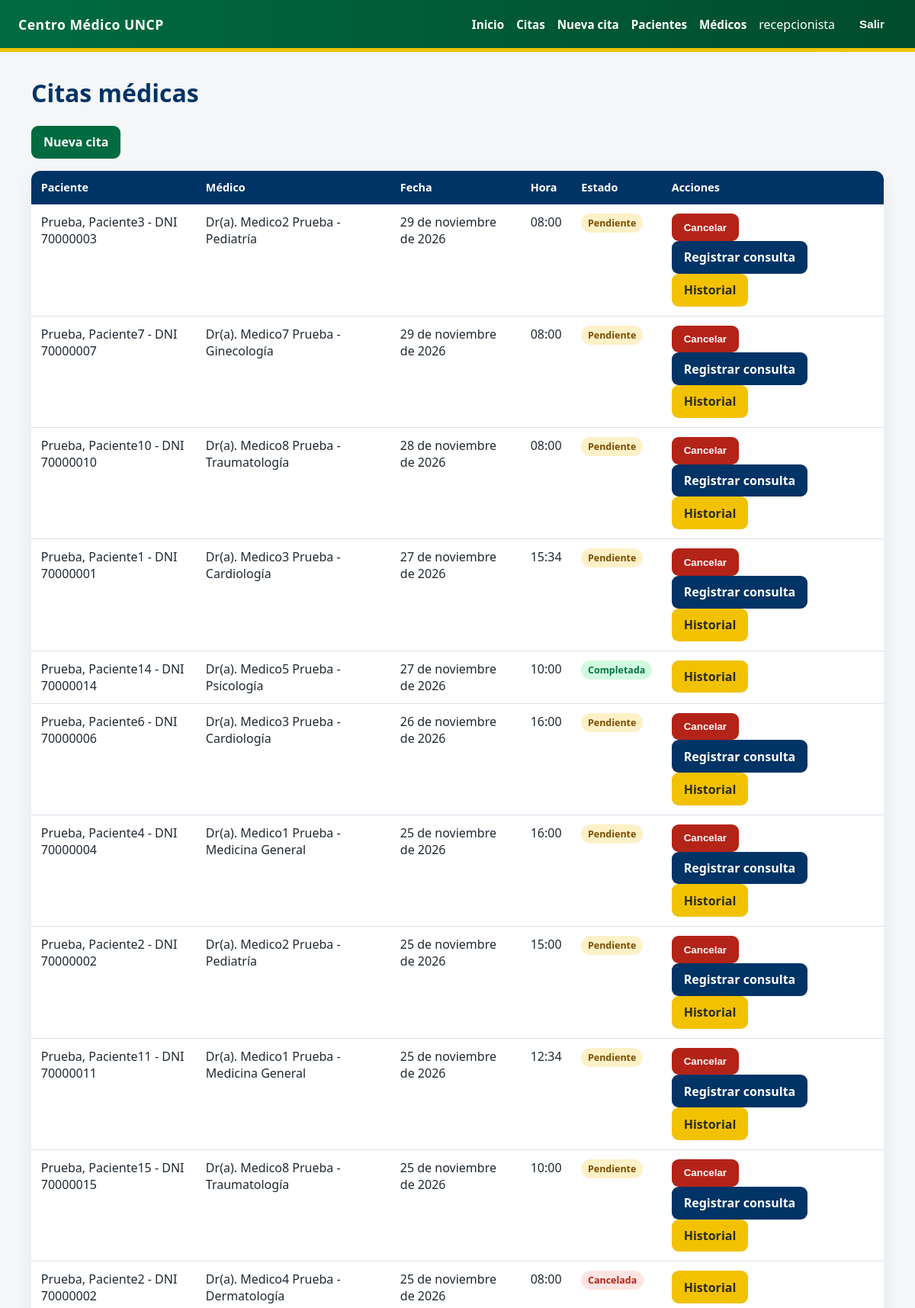
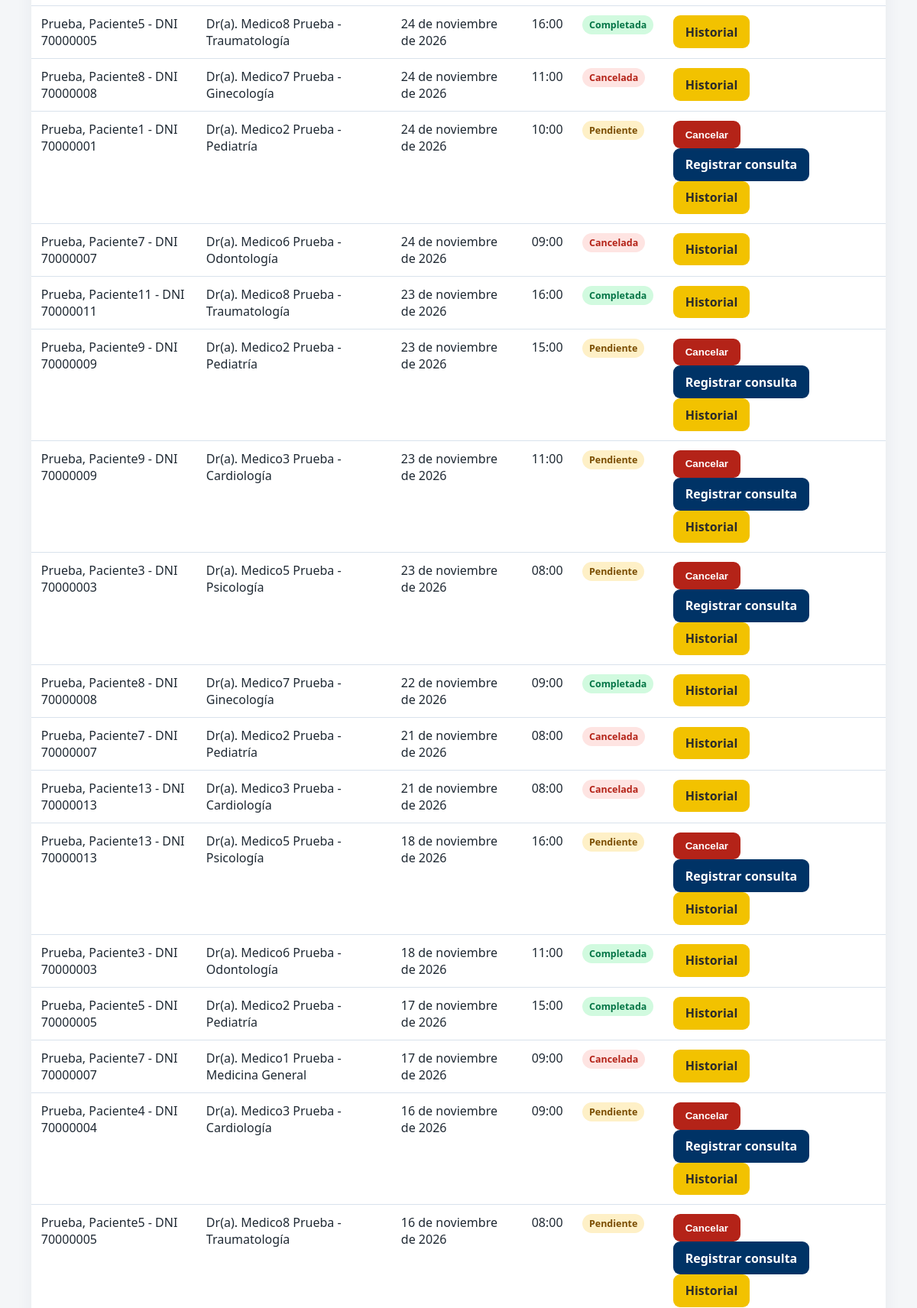
The page /citas/ (signed in, upper part) on the database its author committed (2 pictures, top to bottom).
### clinica/models.py (models this page shows, shortened)
class Cita(models.Model):
    ESTADOS = [
        ("pendiente", "Pendiente"),
        ("completada", "Completada"),
        ("cancelada", "Cancelada"),
        ("ausente", "Ausente"),
    ]
    paciente = models.ForeignKey(Paciente, on_delete=models.CASCADE, related_name="citas")
    medico = models.ForeignKey(Medico, on_delete=models.CASCADE, related_name="citas")
    fecha = models.DateField()
    hora = models.TimeField()
    motivo = models.TextField()
    estado = models.CharField(max_length=20, choices=ESTADOS, default="pendiente")
    creado_por = models.ForeignKey(
        User, on_delete=models.SET_NULL, null=True, blank=True, related_name="citas_creadas"
    )
    creado_en = models.DateTimeField(auto_now_add=True)
    class Meta:
        ordering = ["-fecha", "-hora"]
        permissions = [
            ("agendar_cita", "Puede agendar citas"),
            ("cancelar_cita", "Puede cancelar citas"),
        ]

class Paciente(models.Model):
    TIPO_CHOICES = [
        ("estudiante", "Estudiante"),
        ("docente", "Docente"),
    ]
    usuario = models.OneToOneField(
        User, on_delete=models.SET_NULL, null=True, blank=True, related_name="paciente"
    )
    dni = models.CharField(max_length=8, unique=True)
    nombres = models.CharField(max_length=100)
    apellidos = models.CharField(max_length=100)
    fecha_nacimiento = models.DateField()
    tipo = models.CharField(max_length=20, choices=TIPO_CHOICES)
    codigo_uncp = models.CharField(max_length=20, blank=True)
    email = models.EmailField()
    alergias = models.TextField(blank=True)
    class Meta:
        ordering = ["apellidos", "nombres"]
    def __str__(self):
        return f"{self.apellidos}, {self.nombres} - DNI {self.dni}"

class Medico(models.Model):
    ESPECIALIDADES = [
        ("Medicina General", "Medicina General"),
        ("Pediatría", "Pediatría"),
        ("Cardiología", "Cardiología"),
        ("Dermatología", "Dermatología"),
        ("Psicología", "Psicología"),
        ("Odontología", "Odontología"),
        ("Ginecología", "Ginecología"),
        ("Traumatología", "Traumatología"),
    ]
    usuario = models.OneToOneField(
        User, on_delete=models.SET_NULL, null=True, blank=True, related_name="medico"
    )
    cmp = models.CharField(max_length=10, unique=True)
    especialidad = models.CharField(max_length=50, choices=ESPECIALIDADES)
    horario_atencion = models.CharField(max_length=120, default="L-V 08:00-18:00")
    consultorio = models.CharField(max_length=50)
    class Meta:
        ordering = ["especialidad", "cmp"]
    def __str__(self):
        nombre = self.usuario.get_full_name() if self.usuario else f"CMP {self.cmp}"
        return f"Dr(a). {nombre} - {self.especialidad}"

### clinica/views.py (the view)
# urls.py: path("citas/", CitaListView.as_view(), name="cita_list"),
class CitaListView(LoginRequiredMixin, ListView):
    model = Cita
    template_name = "clinica/cita_list.html"
    context_object_name = "citas"
    def get_queryset(self):
        qs = Cita.objects.select_related(
            "paciente", "medico__usuario"
        ).order_by("-fecha", "-hora")
        u = self.request.user
        if u.is_superuser or u.groups.filter(name__in=["Admins", "Recepcionistas"]).exists():
            return qs
        if u.groups.filter(name="Médicos").exists():
            return qs.filter(medico__usuario=u)
        if u.groups.filter(name="Pacientes").exists():
            return qs.filter(paciente__usuario=u)
        return qs.none()

### clinica/templates/clinica/cita_list.html (shortened to what this page needs)
{% extends "clinica/base.html" %}
{% block content %}
<h1>Citas médicas</h1>
{% if perms.clinica.agendar_cita %}
    <p><a class="btn" href="{% url 'clinica:cita_create' %}">Nueva cita</a></p>
{% endif %}
<table>
    <thead>
        <tr>
            <th>Paciente</th>
            <th>Médico</th>
            <th>Fecha</th>
            <th>Hora</th>
            <th>Estado</th>
            <th>Acciones</th>
        </tr>
    </thead>
    <tbody>
        {% for cita in citas %}
        <tr>
            <td>{{ cita.paciente }}</td>
            <td>{{ cita.medico }}</td>
            <td>{{ cita.fecha }}</td>
            <td>{{ cita.hora }}</td>
            <td>
                <span class="badge badge-{{ cita.estado }}">{{ cita.get_estado_display }}</span>
            </td>
            <td>
                {% if cita.estado == "pendiente" %}
                    <form method="post" action="{% url 'clinica:cita_cancel' cita.pk %}" style="display:inline">
                        <button type="submit" class="btn-danger">Cancelar</button>
                    </form>
                    <a class="btn btn-secondary" href="{% url 'clinica:consulta_create' cita.pk %}">
                        Registrar consulta
                    </a>
                {% endif %}
                <a class="btn btn-warning" href="{% url 'clinica:historial' cita.paciente.pk %}">
                    Historial
                </a>
            </td>
        </tr>
        {% empty %}
        <tr>
            <td colspan="6">No hay citas registradas.</td>
        </tr>
        {% endfor %}
    </tbody>
</table>
{% endblock %}

### clinica/templates/clinica/base.html (shortened to what this page needs)
{% load static %}
<!doctype html>
<html lang="es">
<head>
    <link rel="stylesheet" href="{% static 'clinica/css/estilos.css' %}">
</head>
<body>
    <header class="topbar">
        <div class="brand">Centro Médico UNCP</div>
        <nav class="nav">
            {% if user.is_authenticated %}
                <a href="{% url 'clinica:dashboard' %}">Inicio</a>
                <a href="{% url 'clinica:cita_list' %}">Citas</a>
                {% if perms.clinica.agendar_cita %}
                    <a href="{% url 'clinica:cita_create' %}">Nueva cita</a>
                {% endif %}
                <a href="{% url 'clinica:paciente_list' %}">Pacientes</a>
                <a href="{% url 'clinica:medico_list' %}">Médicos</a>
                <span>{{ user.username }}</span>
                <form method="post" action="{% url 'logout' %}" style="display:inline">
                    <button type="submit" class="link">Salir</button>
                </form>
            {% else %}
                <a href="{% url 'login' %}">Ingresar</a>
            {% endif %}
        </nav>
    </header>
    <main class="container">
        {% block content %}{% endblock %}
    </main>
</body>
</html>

### clinica/static/clinica/css/estilos.css (style rules this page uses)
:root { --uncp-verde: #006B3F; --uncp-verde-oscuro: #004C2C; --uncp-amarillo: #F2C200; --uncp-azul: #003366; --uncp-gris: #F4F6F8; --texto: #1F2933; --borde: #D9E2EC; --peligro: #B42318; --exito: #067647; }
* { box-sizing: border-box; }
body { margin: 0; font-family: "Segoe UI", Arial, sans-serif; background: var(--uncp-gris); color: var(--texto); }
.topbar { background: linear-gradient(90deg, var(--uncp-verde), var(--uncp-verde-oscuro)); color: white; padding: 0.8rem 1.5rem; display: flex; align-items: center; justify-content: space-between; flex-wrap: wrap; border-bottom: 5px solid var(--uncp-amarillo); }
.brand { font-weight: 800; letter-spacing: 0.5px; font-size: 1.1rem; }
.nav { display: flex; gap: 1rem; align-items: center; flex-wrap: wrap; }
.nav a, .nav button.link { color: white; text-decoration: none; font-weight: 600; background: none; border: none; cursor: pointer; font-size: 0.95rem; }
.container { max-width: 1150px; margin: 2rem auto; padding: 0 1rem; }
h1, h2, h3 { color: var(--uncp-azul); margin-top: 0; }
.btn, button { display: inline-block; background: var(--uncp-verde); color: white; border: none; border-radius: 9px; padding: 0.65rem 1rem; font-weight: 700; text-decoration: none; cursor: pointer; }
.btn-warning { background: var(--uncp-amarillo); color: #2B2B2B; }
.btn-danger { background: var(--peligro); }
.btn-secondary { background: var(--uncp-azul); }
table { width: 100%; border-collapse: collapse; background: white; border-radius: 12px; overflow: hidden; box-shadow: 0 8px 22px rgba(0, 51, 102, 0.06); }
th { background: var(--uncp-azul); color: white; text-align: left; padding: 0.8rem; font-size: 0.9rem; }
td { padding: 0.75rem 0.8rem; border-bottom: 1px solid var(--borde); vertical-align: top; }
.badge { display: inline-block; padding: 0.25rem 0.55rem; border-radius: 999px; font-size: 0.78rem; font-weight: 800; }
.badge-pendiente { background: #FEF0C7; color: #7A4D00; }
.badge-completada { background: #D1FADF; color: var(--exito); }
.badge-cancelada { background: #FEE4E2; color: var(--peligro); }

### rows shown on the page
Cita: paciente "Prueba, Paciente3 - DNI 70000003", medico "Dr(a). Medico2 Prueba - Pediatría", fecha "29 de noviembre de 2026", hora "08:00", estado "Pendiente", shows "Cancelar"
Cita: paciente "Prueba, Paciente7 - DNI 70000007", medico "Dr(a). Medico7 Prueba - Ginecología", fecha "29 de noviembre de 2026", hora "08:00", estado "Pendiente", shows "Cancelar"
Cita: paciente "Prueba, Paciente10 - DNI 70000010", medico "Dr(a). Medico8 Prueba - Traumatología", fecha "28 de noviembre de 2026", hora "08:00", estado "Pendiente", shows "Cancelar"
Cita: paciente "Prueba, Paciente1 - DNI 70000001", medico "Dr(a). Medico3 Prueba - Cardiología", fecha "27 de noviembre de 2026", hora "15:34", estado "Pendiente", shows "Cancelar"
Cita: paciente "Prueba, Paciente14 - DNI 70000014", medico "Dr(a). Medico5 Prueba - Psicología", fecha "27 de noviembre de 2026", hora "10:00", estado "Completada"
Cita: paciente "Prueba, Paciente6 - DNI 70000006", medico "Dr(a). Medico3 Prueba - Cardiología", fecha "26 de noviembre de 2026", hora "16:00", estado "Pendiente", shows "Cancelar"
Cita: paciente "Prueba, Paciente4 - DNI 70000004", medico "Dr(a). Medico1 Prueba - Medicina General", fecha "25 de noviembre de 2026", hora "16:00", estado "Pendiente", shows "Cancelar"
Cita: paciente "Prueba, Paciente2 - DNI 70000002", medico "Dr(a). Medico2 Prueba - Pediatría", fecha "25 de noviembre de 2026", hora "15:00", estado "Pendiente", shows "Cancelar"
Cita: paciente "Prueba, Paciente11 - DNI 70000011", medico "Dr(a). Medico1 Prueba - Medicina General", fecha "25 de noviembre de 2026", hora "12:34", estado "Pendiente", shows "Cancelar"
Cita: paciente "Prueba, Paciente15 - DNI 70000015", medico "Dr(a). Medico8 Prueba - Traumatología", fecha "25 de noviembre de 2026", hora "10:00", estado "Pendiente", shows "Cancelar"
Cita: paciente "Prueba, Paciente2 - DNI 70000002", medico "Dr(a). Medico4 Prueba - Dermatología", fecha "25 de noviembre de 2026", hora "08:00", estado "Cancelada"
Cita: paciente "Prueba, Paciente5 - DNI 70000005", medico "Dr(a). Medico8 Prueba - Traumatología", fecha "24 de noviembre de 2026", hora "16:00", estado "Completada"
Cita: paciente "Prueba, Paciente8 - DNI 70000008", medico "Dr(a). Medico7 Prueba - Ginecología", fecha "24 de noviembre de 2026", hora "11:00", estado "Cancelada"
Cita: paciente "Prueba, Paciente1 - DNI 70000001", medico "Dr(a). Medico2 Prueba - Pediatría", fecha "24 de noviembre de 2026", hora "10:00", estado "Pendiente", shows "Cancelar"
Cita: paciente "Prueba, Paciente7 - DNI 70000007", medico "Dr(a). Medico6 Prueba - Odontología", fecha "24 de noviembre de 2026", hora "09:00", estado "Cancelada"
Cita: paciente "Prueba, Paciente11 - DNI 70000011", medico "Dr(a). Medico8 Prueba - Traumatología", fecha "23 de noviembre de 2026", hora "16:00", estado "Completada"
Cita: paciente "Prueba, Paciente9 - DNI 70000009", medico "Dr(a). Medico2 Prueba - Pediatría", fecha "23 de noviembre de 2026", hora "15:00", estado "Pendiente", shows "Cancelar"
Cita: paciente "Prueba, Paciente9 - DNI 70000009", medico "Dr(a). Medico3 Prueba - Cardiología", fecha "23 de noviembre de 2026", hora "11:00", estado "Pendiente", shows "Cancelar"
Cita: paciente "Prueba, Paciente3 - DNI 70000003", medico "Dr(a). Medico5 Prueba - Psicología", fecha "23 de noviembre de 2026", hora "08:00", estado "Pendiente", shows "Cancelar"
Cita: paciente "Prueba, Paciente8 - DNI 70000008", medico "Dr(a). Medico7 Prueba - Ginecología", fecha "22 de noviembre de 2026", hora "09:00", estado "Completada"
Cita: paciente "Prueba, Paciente7 - DNI 70000007", medico "Dr(a). Medico2 Prueba - Pediatría", fecha "21 de noviembre de 2026", hora "08:00", estado "Cancelada"
Cita: paciente "Prueba, Paciente13 - DNI 70000013", medico "Dr(a). Medico3 Prueba - Cardiología", fecha "21 de noviembre de 2026", hora "08:00", estado "Cancelada"
Cita: paciente "Prueba, Paciente13 - DNI 70000013", medico "Dr(a). Medico5 Prueba - Psicología", fecha "18 de noviembre de 2026", hora "16:00", estado "Pendiente", shows "Cancelar"
Cita: paciente "Prueba, Paciente3 - DNI 70000003", medico "Dr(a). Medico6 Prueba - Odontología", fecha "18 de noviembre de 2026", hora "11:00", estado "Completada"
Cita: paciente "Prueba, Paciente5 - DNI 70000005", medico "Dr(a). Medico2 Prueba - Pediatría", fecha "17 de noviembre de 2026", hora "15:00", estado "Completada"
Cita: paciente "Prueba, Paciente7 - DNI 70000007", medico "Dr(a). Medico1 Prueba - Medicina General", fecha "17 de noviembre de 2026", hora "09:00", estado "Cancelada"
Cita: paciente "Prueba, Paciente4 - DNI 70000004", medico "Dr(a). Medico3 Prueba - Cardiología", fecha "16 de noviembre de 2026", hora "09:00", estado "Pendiente", shows "Cancelar"
Cita: paciente "Prueba, Paciente5 - DNI 70000005", medico "Dr(a). Medico8 Prueba - Traumatología", fecha "16 de noviembre de 2026", hora "08:00", estado "Pendiente", shows "Cancelar"

### other values the page prints
{{ user.username }} "recepcionista"
